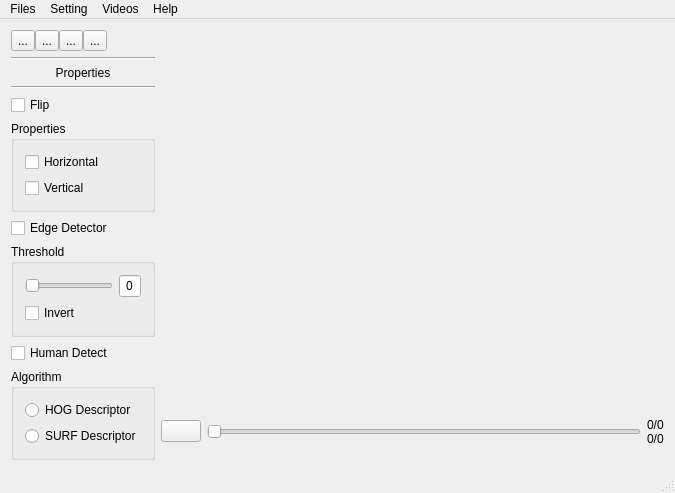
<?xml version="1.0" encoding="UTF-8"?>
<ui version="4.0">
 <class>MainWindow</class>
 <widget class="QMainWindow" name="MainWindow">
  <property name="geometry">
   <rect>
    <x>0</x>
    <y>0</y>
    <width>675</width>
    <height>481</height>
   </rect>
  </property>
  <property name="windowTitle">
   <string>Human Detection And Tracking</string>
  </property>
  <property name="windowIcon">
   <iconset resource="../Resources.qrc">
    <normaloff>:/images/icon</normaloff>:/images/icon</iconset>
  </property>
  <property name="iconSize">
   <size>
    <width>32</width>
    <height>32</height>
   </size>
  </property>
  <widget class="QWidget" name="centralWidget">
   <layout class="QVBoxLayout" name="verticalLayout_6">
    <item>
     <layout class="QHBoxLayout" name="horizontalLayout_4">
      <property name="spacing">
       <number>0</number>
      </property>
      <item>
       <widget class="QToolButton" name="btnBrowse">
        <property name="toolTip">
         <string>Open video file</string>
        </property>
        <property name="statusTip">
         <string/>
        </property>
        <property name="whatsThis">
         <string/>
        </property>
        <property name="text">
         <string>...</string>
        </property>
        <property name="icon">
         <iconset resource="../Resources.qrc">
          <normaloff>:/images/open</normaloff>:/images/open</iconset>
        </property>
        <property name="iconSize">
         <size>
          <width>24</width>
          <height>24</height>
         </size>
        </property>
       </widget>
      </item>
      <item>
       <widget class="QToolButton" name="btnSnap">
        <property name="toolTip">
         <string>Capture the current frame</string>
        </property>
        <property name="text">
         <string>...</string>
        </property>
        <property name="icon">
         <iconset resource="../Resources.qrc">
          <normaloff>:/images/capture</normaloff>:/images/capture</iconset>
        </property>
        <property name="iconSize">
         <size>
          <width>24</width>
          <height>24</height>
         </size>
        </property>
       </widget>
      </item>
      <item>
       <widget class="QToolButton" name="btnSnapAllFrame">
        <property name="toolTip">
         <string>Capture all frames for this video</string>
        </property>
        <property name="text">
         <string>...</string>
        </property>
        <property name="icon">
         <iconset resource="../Resources.qrc">
          <normaloff>:/images/capture_all</normaloff>:/images/capture_all</iconset>
        </property>
        <property name="iconSize">
         <size>
          <width>24</width>
          <height>24</height>
         </size>
        </property>
       </widget>
      </item>
      <item>
       <widget class="QToolButton" name="btnExport">
        <property name="toolTip">
         <string>Export videos</string>
        </property>
        <property name="text">
         <string>...</string>
        </property>
        <property name="icon">
         <iconset resource="../Resources.qrc">
          <normaloff>:/images/export</normaloff>:/images/export</iconset>
        </property>
        <property name="iconSize">
         <size>
          <width>24</width>
          <height>24</height>
         </size>
        </property>
       </widget>
      </item>
      <item>
       <spacer name="horizontalSpacer">
        <property name="orientation">
         <enum>Qt::Horizontal</enum>
        </property>
        <property name="sizeHint" stdset="0">
         <size>
          <width>40</width>
          <height>20</height>
         </size>
        </property>
       </spacer>
      </item>
     </layout>
    </item>
    <item>
     <layout class="QHBoxLayout" name="horizontalLayout" stretch="1,5">
      <item>
       <layout class="QVBoxLayout" name="verticalLayout">
        <item>
         <widget class="Line" name="line">
          <property name="orientation">
           <enum>Qt::Horizontal</enum>
          </property>
         </widget>
        </item>
        <item>
         <widget class="QLabel" name="label_2">
          <property name="text">
           <string>Properties</string>
          </property>
          <property name="alignment">
           <set>Qt::AlignCenter</set>
          </property>
         </widget>
        </item>
        <item>
         <widget class="Line" name="line_2">
          <property name="orientation">
           <enum>Qt::Horizontal</enum>
          </property>
         </widget>
        </item>
        <item>
         <widget class="QCheckBox" name="checkFlip">
          <property name="text">
           <string>Flip</string>
          </property>
         </widget>
        </item>
        <item>
         <widget class="QGroupBox" name="groupFlip">
          <property name="title">
           <string>Properties</string>
          </property>
          <layout class="QVBoxLayout" name="verticalLayout_5">
           <item>
            <widget class="QCheckBox" name="checkFlipHor">
             <property name="text">
              <string>Horizontal</string>
             </property>
            </widget>
           </item>
           <item>
            <widget class="QCheckBox" name="checkFlipVer">
             <property name="text">
              <string>Vertical</string>
             </property>
            </widget>
           </item>
          </layout>
         </widget>
        </item>
        <item>
         <widget class="QCheckBox" name="checkEdge">
          <property name="text">
           <string>Edge Detector</string>
          </property>
         </widget>
        </item>
        <item>
         <widget class="QGroupBox" name="groupThresh">
          <property name="title">
           <string>Threshold</string>
          </property>
          <layout class="QVBoxLayout" name="verticalLayout_3">
           <item>
            <layout class="QHBoxLayout" name="horizontalLayout_3" stretch="10,1">
             <item>
              <widget class="QSlider" name="slideThresh">
               <property name="maximum">
                <number>100</number>
               </property>
               <property name="orientation">
                <enum>Qt::Horizontal</enum>
               </property>
              </widget>
             </item>
             <item>
              <widget class="QLineEdit" name="txtThresh">
               <property name="text">
                <string>0</string>
               </property>
               <property name="alignment">
                <set>Qt::AlignCenter</set>
               </property>
              </widget>
             </item>
            </layout>
           </item>
           <item>
            <widget class="QCheckBox" name="checkEdgeInvert">
             <property name="text">
              <string>Invert</string>
             </property>
            </widget>
           </item>
          </layout>
         </widget>
        </item>
        <item>
         <widget class="QCheckBox" name="checkHuman">
          <property name="text">
           <string>Human Detect</string>
          </property>
         </widget>
        </item>
        <item>
         <widget class="QGroupBox" name="groupAlgorithm">
          <property name="title">
           <string>Algorithm</string>
          </property>
          <layout class="QVBoxLayout" name="verticalLayout_4">
           <item>
            <widget class="QRadioButton" name="radioHog">
             <property name="text">
              <string>HOG Descriptor</string>
             </property>
            </widget>
           </item>
           <item>
            <widget class="QRadioButton" name="radioSurf">
             <property name="text">
              <string>SURF Descriptor</string>
             </property>
            </widget>
           </item>
          </layout>
         </widget>
        </item>
        <item>
         <spacer name="verticalSpacer">
          <property name="orientation">
           <enum>Qt::Vertical</enum>
          </property>
          <property name="sizeHint" stdset="0">
           <size>
            <width>20</width>
            <height>40</height>
           </size>
          </property>
         </spacer>
        </item>
       </layout>
      </item>
      <item>
       <layout class="QVBoxLayout" name="verticalLayout_2" stretch="6,1">
        <item>
         <widget class="QLabel" name="labelDisplay">
          <property name="text">
           <string/>
          </property>
         </widget>
        </item>
        <item>
         <layout class="QHBoxLayout" name="horizontalLayout_2">
          <item>
           <widget class="QPushButton" name="btnPlayPause">
            <property name="sizePolicy">
             <sizepolicy hsizetype="Fixed" vsizetype="Fixed">
              <horstretch>0</horstretch>
              <verstretch>0</verstretch>
             </sizepolicy>
            </property>
            <property name="text">
             <string/>
            </property>
            <property name="icon">
             <iconset resource="../Resources.qrc">
              <normaloff>:/images/play</normaloff>:/images/play</iconset>
            </property>
            <property name="iconSize">
             <size>
              <width>24</width>
              <height>24</height>
             </size>
            </property>
            <property name="checkable">
             <bool>false</bool>
            </property>
            <property name="checked">
             <bool>false</bool>
            </property>
            <property name="autoRepeat">
             <bool>false</bool>
            </property>
            <property name="autoDefault">
             <bool>false</bool>
            </property>
           </widget>
          </item>
          <item>
           <widget class="QSlider" name="slideTimeline">
            <property name="tracking">
             <bool>true</bool>
            </property>
            <property name="orientation">
             <enum>Qt::Horizontal</enum>
            </property>
           </widget>
          </item>
          <item>
           <widget class="QLabel" name="labelTimeline">
            <property name="text">
             <string>0/0
0/0</string>
            </property>
           </widget>
          </item>
         </layout>
        </item>
       </layout>
      </item>
     </layout>
    </item>
   </layout>
  </widget>
  <widget class="QMenuBar" name="menuBar">
   <property name="geometry">
    <rect>
     <x>0</x>
     <y>0</y>
     <width>675</width>
     <height>21</height>
    </rect>
   </property>
   <widget class="QMenu" name="menuFiles">
    <property name="title">
     <string>Files</string>
    </property>
    <widget class="QMenu" name="menuOpen_Directory">
     <property name="title">
      <string>Open Directory</string>
     </property>
     <addaction name="actionSnapshot"/>
     <addaction name="actionExport"/>
    </widget>
    <addaction name="actionOpen_File"/>
    <addaction name="menuOpen_Directory"/>
    <addaction name="actionExports"/>
    <addaction name="separator"/>
    <addaction name="actionExit"/>
   </widget>
   <widget class="QMenu" name="menuSetting">
    <property name="title">
     <string>Setting</string>
    </property>
    <addaction name="actionGlobal_Settings"/>
   </widget>
   <widget class="QMenu" name="menuHelp">
    <property name="title">
     <string>Help</string>
    </property>
    <addaction name="actionAbout_Us"/>
   </widget>
   <widget class="QMenu" name="menuVideos">
    <property name="title">
     <string>Videos</string>
    </property>
    <addaction name="actionCapture_current_frame"/>
    <addaction name="actionCapture_all_frames"/>
   </widget>
   <addaction name="menuFiles"/>
   <addaction name="menuSetting"/>
   <addaction name="menuVideos"/>
   <addaction name="menuHelp"/>
  </widget>
  <widget class="QStatusBar" name="statusBar">
   <property name="enabled">
    <bool>false</bool>
   </property>
  </widget>
  <action name="actionExports">
   <property name="text">
    <string>Exports</string>
   </property>
  </action>
  <action name="actionExit">
   <property name="text">
    <string>Exit</string>
   </property>
  </action>
  <action name="actionGlobal_Settings">
   <property name="text">
    <string>Global Settings</string>
   </property>
  </action>
  <action name="actionOpen_File">
   <property name="text">
    <string>Open File</string>
   </property>
   <property name="shortcut">
    <string>Ctrl+O</string>
   </property>
  </action>
  <action name="actionAbout_Us">
   <property name="text">
    <string>About Us</string>
   </property>
  </action>
  <action name="actionPlay">
   <property name="text">
    <string>Play</string>
   </property>
  </action>
  <action name="actionPause">
   <property name="text">
    <string>Pause</string>
   </property>
  </action>
  <action name="actionStop">
   <property name="text">
    <string>Stop</string>
   </property>
  </action>
  <action name="actionCapture_current_frame">
   <property name="text">
    <string>Capture current frame</string>
   </property>
  </action>
  <action name="actionCapture_all_frames">
   <property name="text">
    <string>Capture all frames</string>
   </property>
  </action>
  <action name="actionSnapshot">
   <property name="text">
    <string>Snapshot</string>
   </property>
  </action>
  <action name="actionExport">
   <property name="text">
    <string>Export</string>
   </property>
  </action>
  <action name="actionExtract_Points">
   <property name="text">
    <string>Extract Points</string>
   </property>
  </action>
 </widget>
 <layoutdefault spacing="6" margin="11"/>
 <resources>
  <include location="../Resources.qrc"/>
 </resources>
 <connections/>
</ui>
